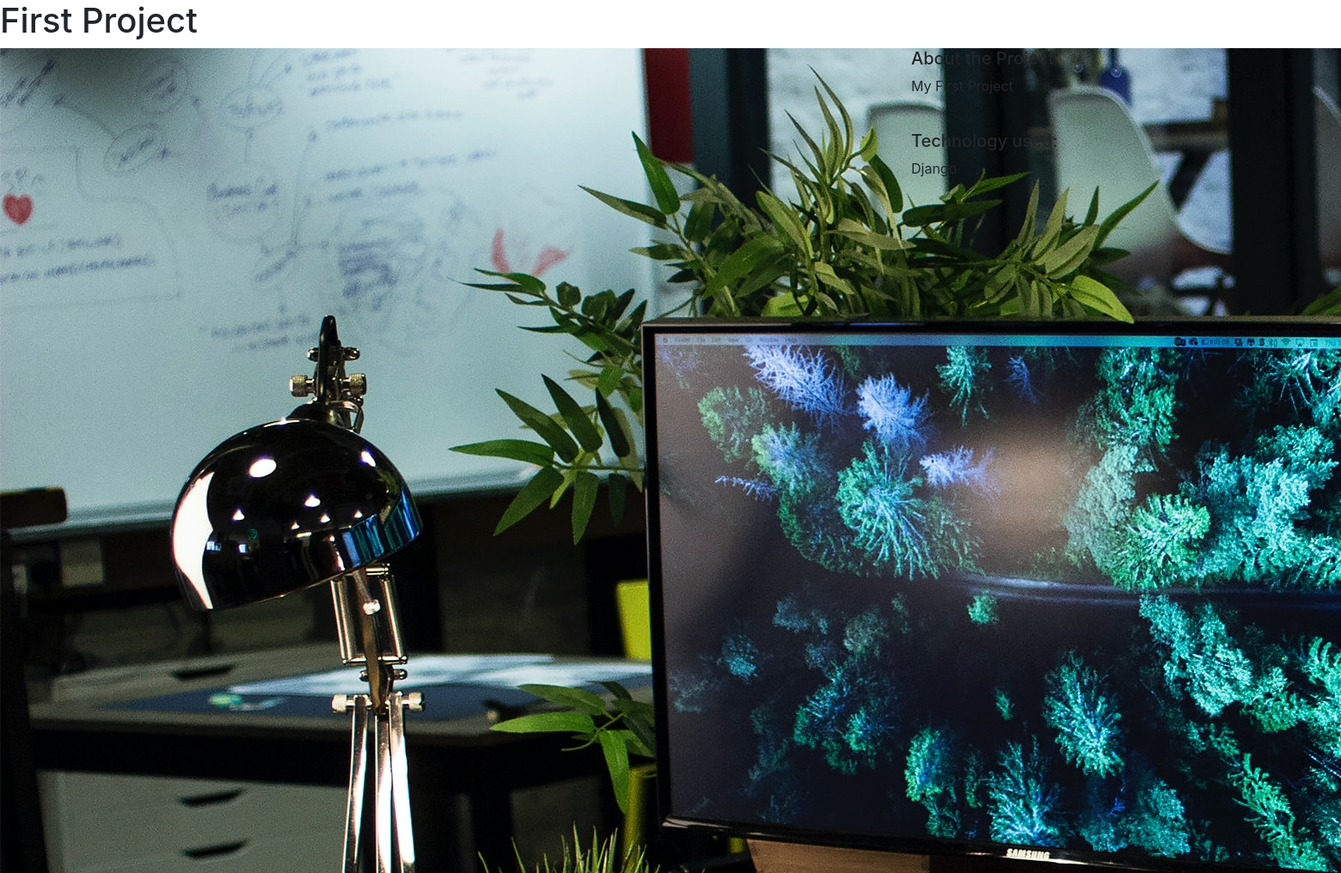
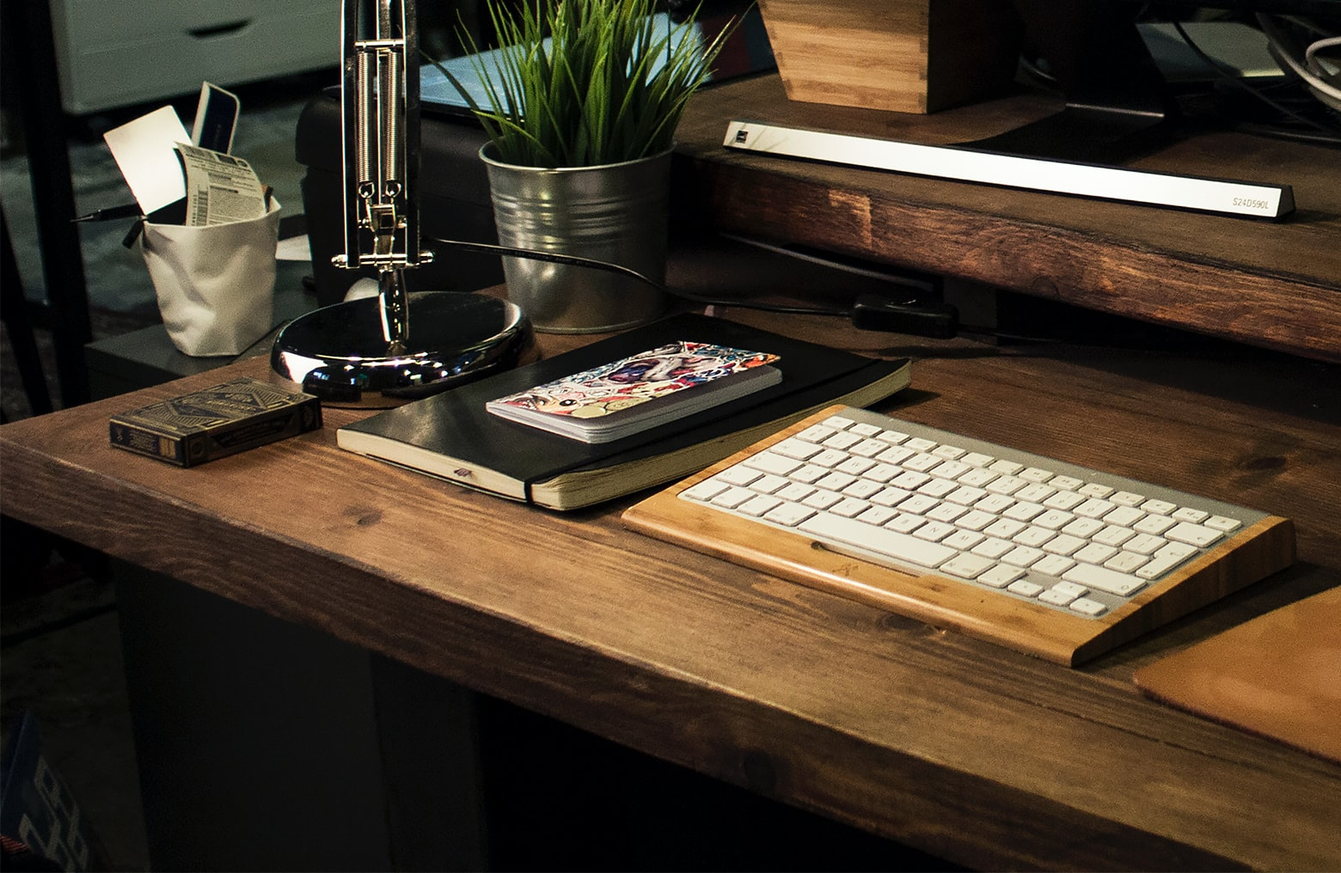
The app's page /projects/project_detail/1/ with its own data (2 pictures, top to bottom).
### projects/models.py (models this page shows, shortened)
class Project(models.Model):
    title = models.CharField(max_length=100)
    description = models.TextField()
    technology = models.CharField(max_length=100)
    images = models.ImageField()

### projects/views.py (the view)
# urls.py: path('project_detail/<int:pk>/', views.project_detail, name='project_detail'),
def project_detail(request,pk):
    project = Project.objects.get(pk=pk)
    context = {
        'project':project
    }
    return render(request,'project_detail.html',context)

### projects/templates/project_detail.html
{% extends 'base.html' %}
{% load static %}
{% block page_content %}
<h1>{{project.title}}</h1>
<div class="row">
    <div class="col-md-8">
        <img src="{{project.images}}" alt="">
    </div>
    <div class="col-md-4">
        <h5>About the Project</h5>
        <p>{{project.description}}</p>
        <br>
        <h5>Technology used: </h5>
        <p>{{project.technology}}</p>
    </div>
</div>
{% endblock %}

### records on screen
Project: title "First Project", images (picture), description "My First Project", technology "Django"
